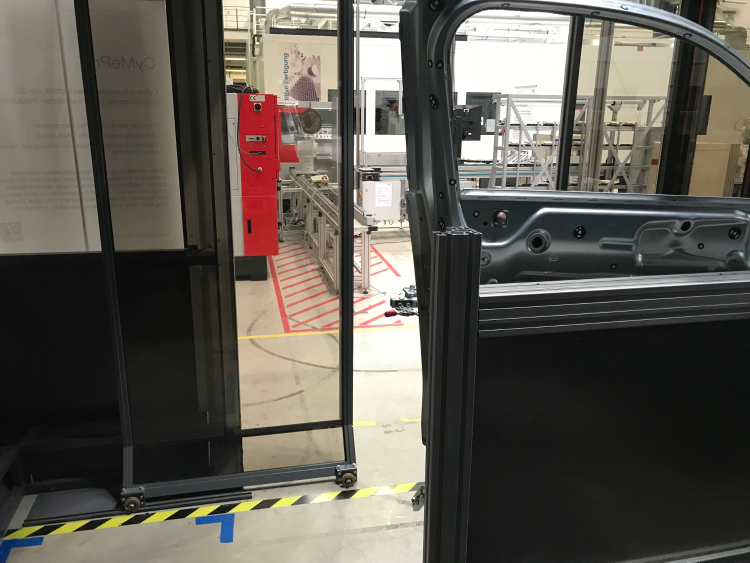
#> input picture images/Fabrik5.jpg, 1500 x 1125 px (shown at 1/2 size)
$ python -i generate_dict.py   (imports and definitions only)
#> lines starting #> are read from the running program, lines starting #| are printed output that depends on the picture
# coding: utf-8

# created by Hang Wu on 2018.10.07
# feedback: h.wu@tum.de


import cv2
import numpy as np
import matplotlib.pyplot as plt
import os

# Eigen
import load_image

def object_dict(impath, scale = 0.4):
    # initialize the dictionary
#> called with impath = 'images/Fabrik5.jpg', scale = 0.4
    bnd_dict = {'folder': 'FOLDER','filename':'NAME', 'path': 'PATH', 'width': 0, 'height': 0, 'depth': 0,
                'xmin': 0, 'ymin': 0, 'xmax': 0, 'ymax': 0}
    # read the image
    img = cv2.imread(impath, -1)
#> img is the input picture: shape (1125, 1500, 3); mean B, G, R 81.4, 89.5, 93.9
    img = cv2.resize(img, (0,0), fx = scale, fy = scale, interpolation = cv2.INTER_CUBIC)
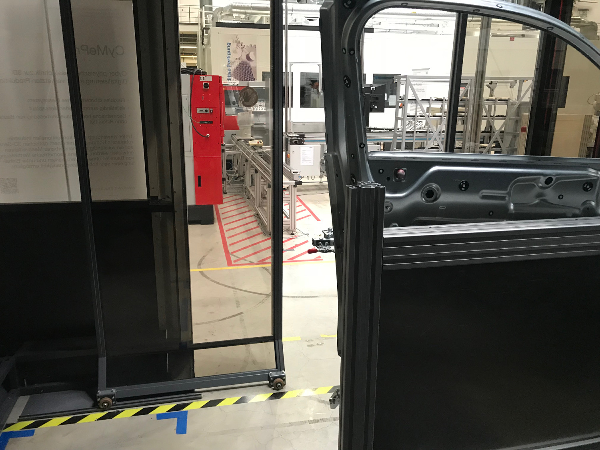
#> img: shape (450, 600, 3); mean B, G, R 81.3, 89.5, 93.8

    rows, cols, channels = img.shape
#> rows = 450; cols = 600; channels = 3

    # Initialization for the position
    xmin = cols
#> xmin = 600
    ymin = rows
#> ymin = 450
    xmax = 0
    ymax = 0

    for i in range(rows):
        for j in range(cols):
            px = img[i,j]
            if px[3] !=0:
                if ymin > i:
                    ymin = i
                if xmin > j:
                    xmin = j
                if ymax < i:
                    ymax = i
                if xmax < j:
                    xmax = j
#> after the loop, xmax = 0; xmin = 600; ymax = 0; ymin = 450

    # Bounding box information for .xml
    bnd_dict['folder'] = impath.split(os.path.sep)[-2]
    bnd_dict['filename'] = impath.split(os.path.sep)[-1]
    bnd_dict['path'] = impath
    bnd_dict['width'] = cols
    bnd_dict['height'] = rows
    bnd_dict['depth'] = channels
    bnd_dict['xmin'] = xmin
    bnd_dict['ymin'] = ymin
    bnd_dict['xmax'] = xmax
    bnd_dict['ymax'] = ymax
    # IMPORTANT: .COPY()
    # bnd_position.append(bnd_dict.copy())
    return bnd_dict

# [6 lines not run here, left out]

#> (the run stopped early here; a loop or call above may not have finished)

$ run again, on images/car_door_4.jpg
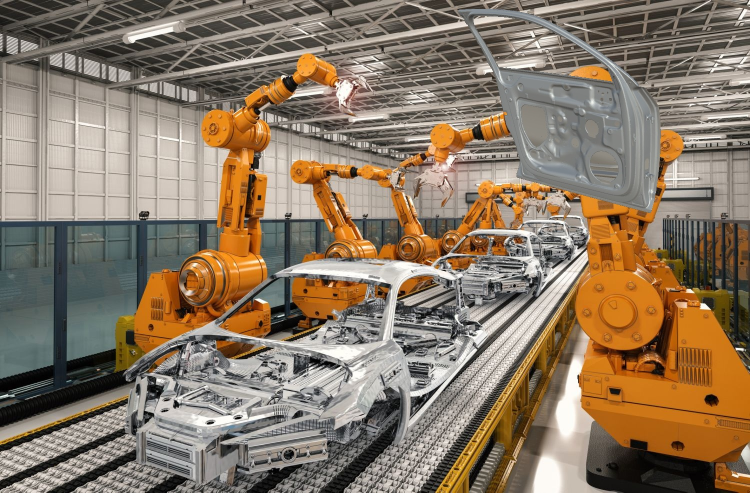
#> input picture images/car_door_4.jpg, 1500 x 985 px (shown at 1/2 size)
#> in object_dict, img is the input picture: shape (985, 1500, 3); mean B, G, R 100.7, 120.7, 138.1
#> in object_dict, `img = cv2.resize(img, (0,0), fx = scale, fy = scale, interpolation = c..`:
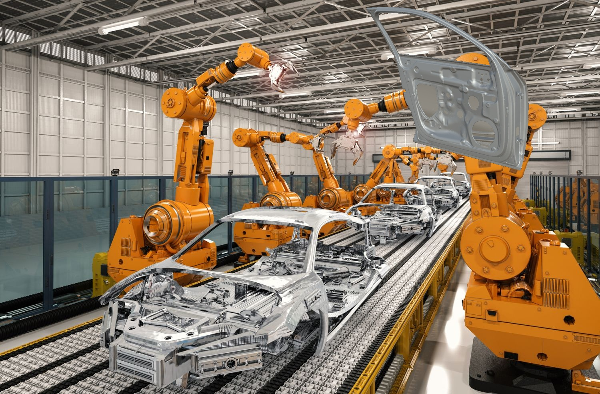
#> img: shape (394, 600, 3); mean B, G, R 100.8, 120.7, 138.1
#> after the loop in object_dict, `for i in range(rows):`: xmax = 0; xmin = 600; ymax = 0; ymin = 394
